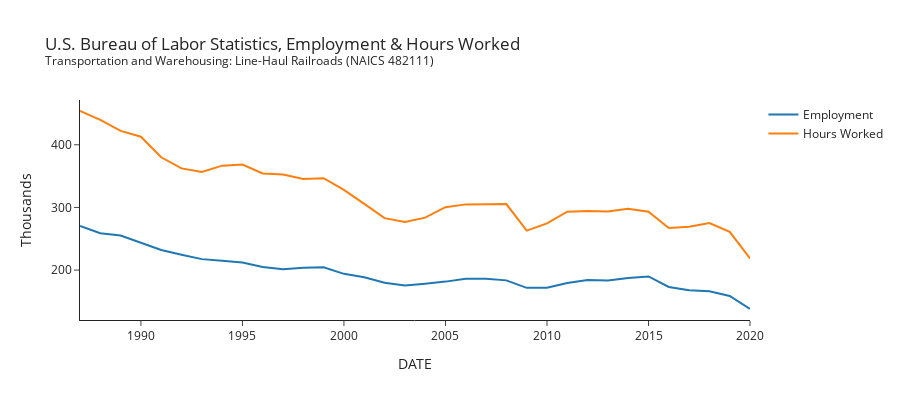

This figure's notebook cell:
### Markdown cell above
### Share of Costs
- Capital and Labor Costs made a switch starting in January 2007 and have diverged dramatically since.

```IPUIN482111C030000000``` U.S. Bureau of Labor Statistics, Capital Cost Share for Transportation and Warehousing: Line-Haul Railroads (NAICS 482111) in the United States [IPUIN482111C030000000], retrieved from FRED, Federal Reserve Bank of St. Louis; https://fred.stlouisfed.org/series/IPUIN482111C030000000, January 21, 2022.

```IPUIN482111L030000000``` U.S. Bureau of Labor Statistics, Labor Cost Share for Transportation and Warehousing: Line-Haul Railroads (NAICS 482111) in the United States [IPUIN482111L030000000], retrieved from FRED, Federal Reserve Bank of St. Louis; https://fred.stlouisfed.org/series/IPUIN482111L030000000, January 21, 2022.

----

### Code cell
fig = px.line(fred_df, x='DATE', y=['Employment','Hours Worked'], 
              width=900, height=400,
              title='U.S. Bureau of Labor Statistics, Employment & Hours Worked<br><sup>Transportation and Warehousing: Line-Haul Railroads (NAICS 482111) </sup>',
              labels={'value':'Thousands', 'variable': ''})

fig.write_image('Images/fig4.png')
fig.write_html('Images/fig4.html')
fig.show()

### Figure 1 — Plotly figure (JSON) as saved in the notebook; plotly's stock layout.template omitted (floating-point values rounded to 4 significant figures)
{"data": [{"hovertemplate": "=Employment<br>DATE=%{x}<br>Thousands=%{y}<extra></extra>", "legendgroup": "Employment", "line": {"color": "#1F77B4", "dash": "solid"}, "marker": {"symbol": "circle"}, "mode": "lines", "name": "Employment", "orientation": "v", "showlegend": true, "type": "scatter", "x": ["1987-01-01T00:00:00", "1988-01-01T00:00:00", "1989-01-01T00:00:00", "1990-01-01T00:00:00", "1991-01-01T00:00:00", "1992-01-01T00:00:00", "1993-01-01T00:00:00", "1994-01-01T00:00:00", "1995-01-01T00:00:00", "1996-01-01T00:00:00", "1997-01-01T00:00:00", "1998-01-01T00:00:00", "1999-01-01T00:00:00", "2000-01-01T00:00:00", "2001-01-01T00:00:00", "2002-01-01T00:00:00", "2003-01-01T00:00:00", "2004-01-01T00:00:00", "2005-01-01T00:00:00", "2006-01-01T00:00:00", "2007-01-01T00:00:00", "2008-01-01T00:00:00", "2009-01-01T00:00:00", "2010-01-01T00:00:00", "2011-01-01T00:00:00", "2012-01-01T00:00:00", "2013-01-01T00:00:00", "2014-01-01T00:00:00", "2015-01-01T00:00:00", "2016-01-01T00:00:00", "2017-01-01T00:00:00", "2018-01-01T00:00:00", "2019-01-01T00:00:00", "2020-01-01T00:00:00"], "xaxis": "x", "y": [270.5, 258.7, 255.1, 244, 232.2, 224.6, 217.5, 215, 212, 205.1, 201.5, 203.8, 204.5, 194, 188.6, 179.9, 175.6, 178.4, 181.6, 186.2, 186.2, 183.6, 171.7, 172, 179.4, 184.3, 183.3, 187.4, 189.8, 173.1, 167.8, 166.2, 158.8, 137.9], "yaxis": "y"}, {"hovertemplate": "=Hours Worked<br>DATE=%{x}<br>Thousands=%{y}<extra></extra>", "legendgroup": "Hours Worked", "line": {"color": "#FF7F0E", "dash": "solid"}, "marker": {"symbol": "circle"}, "mode": "lines", "name": "Hours Worked", "orientation": "v", "showlegend": true, "type": "scatter", "x": ["1987-01-01T00:00:00", "1988-01-01T00:00:00", "1989-01-01T00:00:00", "1990-01-01T00:00:00", "1991-01-01T00:00:00", "1992-01-01T00:00:00", "1993-01-01T00:00:00", "1994-01-01T00:00:00", "1995-01-01T00:00:00", "1996-01-01T00:00:00", "1997-01-01T00:00:00", "1998-01-01T00:00:00", "1999-01-01T00:00:00", "2000-01-01T00:00:00", "2001-01-01T00:00:00", "2002-01-01T00:00:00", "2003-01-01T00:00:00", "2004-01-01T00:00:00", "2005-01-01T00:00:00", "2006-01-01T00:00:00", "2007-01-01T00:00:00", "2008-01-01T00:00:00", "2009-01-01T00:00:00", "2010-01-01T00:00:00", "2011-01-01T00:00:00", "2012-01-01T00:00:00", "2013-01-01T00:00:00", "2014-01-01T00:00:00", "2015-01-01T00:00:00", "2016-01-01T00:00:00", "2017-01-01T00:00:00", "2018-01-01T00:00:00", "2019-01-01T00:00:00", "2020-01-01T00:00:00"], "xaxis": "x", "y": [453.9, 439.8, 422.1, 412.9, 380.0, 362.3, 356.5, 366.7, 368.5, 354.2, 352.4, 345.2, 346.7, 327.9, 305.8, 282.9, 276.9, 283.7, 300.5, 304.9, 305.1, 305.3, 263.1, 274.6, 293.1, 294.5, 293.6, 297.9, 293.2, 267.1, 269.2, 275.0, 261.0, 218.6], "yaxis": "y"}], "layout": {"height": 400, "legend": {"title": {"text": ""}, "tracegroupgap": 0}, "title": {"text": "U.S. Bureau of Labor Statistics, Employment & Hours Worked<br><sup>Transportation and Warehousing: Line-Haul Railroads (NAICS 482111) </sup>"}, "width": 900, "xaxis": {"anchor": "y", "domain": [0, 1], "title": {"text": "DATE"}}, "yaxis": {"anchor": "x", "domain": [0, 1], "title": {"text": "Thousands"}}}}
